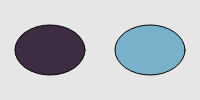
Frame 1 (no input)
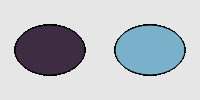
Frame 60 (no input)
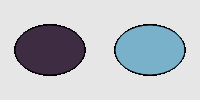
Frame 120 (the mouse pressed at the canvas centre since frame 60)

The p5.js sketch that drew these frames (run headless with seeded random() and noise() and a simulated clock; from frame 60 on, the mouse is pressed at the canvas centre):

// p5.js sketch
// ── sketch.js
let color1, color2, color3, color4;

function setup() {
  createCanvas(200, 100);
  // frameRate(30);
  background(230);
  color1 = color(random(255), random(255), random(255));
  color2 = color(random(255), random(255), random(255));
  color3 = color(random(255), random(255), random(255));
  color4 = color(random(255), random(255), random(255));
}

//smooth() deixa as formas menos pixeladas; é o default

function draw() {
  fill(color3);
  smooth();
  ellipse(50, 50, 70, 50);
  //
  fill(color4);
  noSmooth();
  ellipse(150, 50, 70, 50);
  //
}
